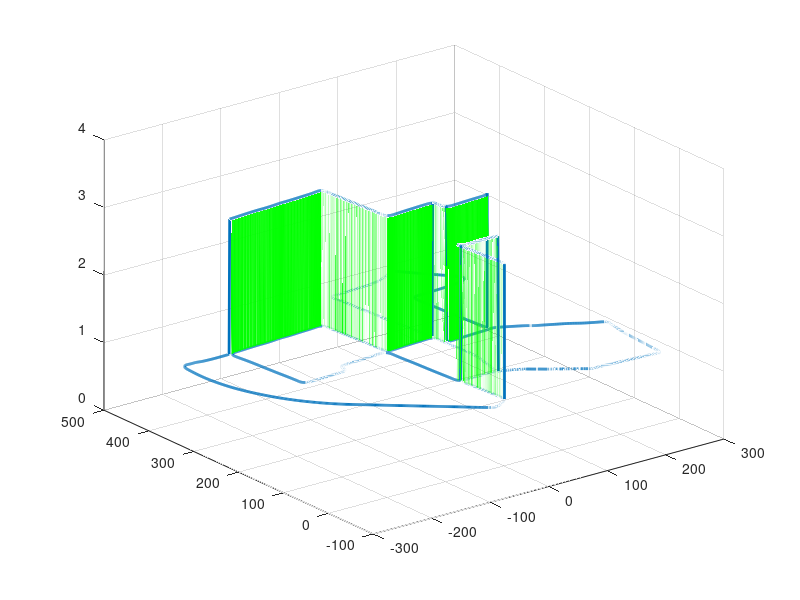

This chart was generated by the following MATLAB code:
clc;clear ;
data_source=load('./poses/00.txt');
gt_data=csvread('./gt_loop/GT_loop_00.csv');
num=length(data_source);
GTposes=zeros(length(data_source),2); height=ones(num,1);

for index=1:length(gt_data)
height(gt_data(index,1),1)=3;
end
%%look for closure
for index=1:num
    GTposes(index,:)=[data_source(index,4),data_source(index,12)];
end
plot3(GTposes(1:end,1),GTposes(1:end,2),height,'LineWidth',2);hold on;
 zlim([0, 4]); 
 grid on;  hold on;
 
for index=1:length(gt_data)
 pose1=[GTposes(gt_data(index,1),1:2),3];
 pose2=[GTposes(gt_data(index,2),1:2),1];
 pose=[pose1;pose2];
 line(pose(:,1),pose(:,2),pose(:,3),'color','green');
end





